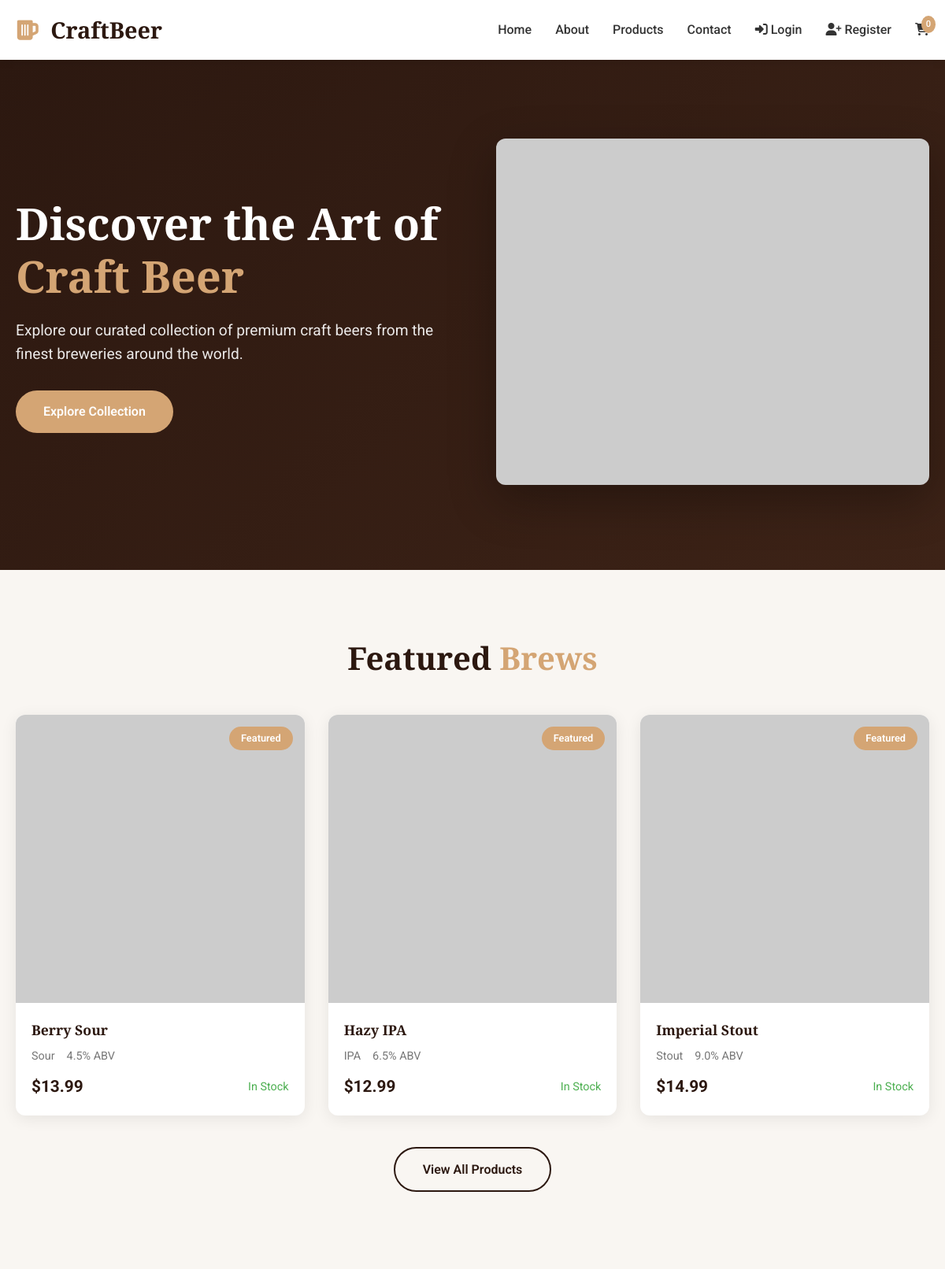
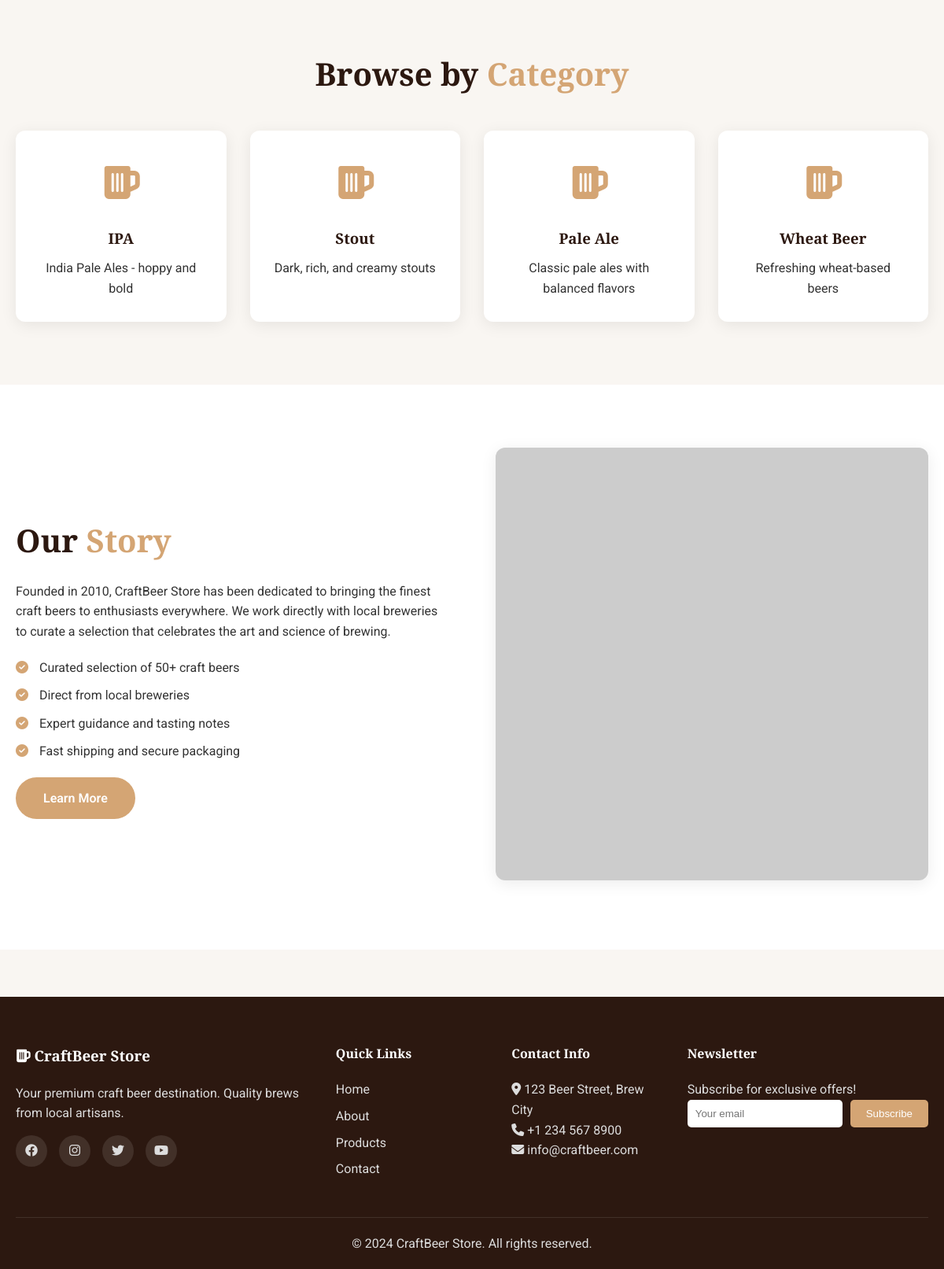
The page / on the database its author committed (2 pictures, top to bottom).
### apps/core/models.py (models this page shows, shortened)
class BaseModel(models.Model):
    created_at = models.DateTimeField(auto_now_add=True)
    updated_at = models.DateTimeField(auto_now=True)
    is_active = models.BooleanField(default=True)
    class Meta:
        abstract = True

class BeerProduct(BaseModel):
    name = models.CharField(max_length=200)
    slug = models.SlugField(max_length=200, unique=True)
    description = models.TextField()
    price = models.DecimalField(max_digits=10, decimal_places=2)
    abv = models.DecimalField(max_digits=4, decimal_places=1,
                             validators=[MinValueValidator(0), MaxValueValidator(20)])
    ibu = models.IntegerField(validators=[MinValueValidator(0), MaxValueValidator(120)])
    style = models.CharField(max_length=100)
    category = models.ForeignKey(Category, on_delete=models.CASCADE, related_name='products')
    stock_quantity = models.PositiveIntegerField(default=0)
    image = models.ImageField(upload_to='products/', blank=True, null=True)
    is_featured = models.BooleanField(default=False)
    is_available = models.BooleanField(default=True)
    class Meta:
        ordering = ['name']
        indexes = [
            models.Index(fields=['slug']),
            models.Index(fields=['is_available']),
        ]

class Category(BaseModel):
    name = models.CharField(max_length=100, unique=True)
    description = models.TextField(blank=True)
    slug = models.SlugField(max_length=100, unique=True)
    class Meta:
        verbose_name_plural = "Categories"

### apps/core/views.py (the view)
# urls.py: path('', home_view, name='home'),
def home_view(request):
    featured_products = ProductService.get_featured_products(limit=6)
    categories = Category.objects.filter(is_active=True)[:4]
    context = {
        'featured_products': featured_products,
        'categories': categories,
        'title': 'Craft Beer Store - Home'
    }
    return render(request, 'home.html', context)

### apps/core/services.py (called while the page is built)
    @staticmethod
    def get_featured_products(limit: int = 6) -> List[BeerProduct]:
        return BeerProduct.objects.filter(
            is_featured=True,
            is_available=True,
            is_active=True
        )[:limit]

### apps/templates/home.html (shortened to what this page needs)
{% extends 'base.html' %}
{% load static %}
{% block content %}
<section class="hero">
    <div class="container">
        <div class="hero-content">
            <h1>Discover the Art of <span class="highlight">Craft Beer</span></h1>
            <p>Explore our curated collection of premium craft beers from the finest breweries around the world.</p>
            <a href="{% url 'products' %}" class="btn btn-primary">Explore Collection</a>
        </div>
        <div class="hero-image">
            <img src="{% static 'images/hero-beer.jpg' %}" alt="Craft Beer Selection" onerror="this.src='https://via.placeholder.com/500x400?text=Craft+Beer'">
        </div>
    </div>
</section>
<section class="featured-products section-padding">
    <div class="container">
        <h2 class="section-title">Featured <span class="highlight">Brews</span></h2>
        <div class="product-grid">
            {% for product in featured_products %}
                <div class="product-card">
                    <div class="product-image">
                        {% if product.image %}
                            <img src="{{ product.image.url }}" alt="{{ product.name }}">
                        {% else %}
                            <img src="https://via.placeholder.com/300x300?text={{ product.name }}" alt="{{ product.name }}">
                        {% endif %}
                        {% if product.is_featured %}
                            <span class="badge featured">Featured</span>
                        {% endif %}
                        <div class="product-actions">
                        </div>
                    </div>
                    <div class="product-info">
                        <h3><a href="{% url 'product_detail' product.slug %}">{{ product.name }}</a></h3>
                        <div class="product-meta">
                            <span class="style">{{ product.style }}</span>
                            <span class="abv">{{ product.abv }}% ABV</span>
                        </div>
                        <div class="product-price">
                            <span>${{ product.price }}</span>
                            {% if product.stock_quantity > 0 %}
                                <span class="in-stock">In Stock</span>
                            {% else %}
                                <span class="out-of-stock">Out of Stock</span>
                            {% endif %}
                        </div>
                    </div>
                </div>
            {% empty %}
                <p>No featured products available.</p>
            {% endfor %}
        </div>
        <div class="text-center">
            <a href="{% url 'products' %}" class="btn btn-secondary">View All Products</a>
        </div>
    </div>
</section>
<section class="categories section-padding">
    <div class="container">
        <h2 class="section-title">Browse by <span class="highlight">Category</span></h2>
        <div class="category-grid">
            {% for category in categories %}
                <a href="{% url 'products' %}?category={{ category.slug }}" class="category-card">
                    <div class="category-icon">
                        <i class="fas fa-beer"></i>
                    </div>
                    <h3>{{ category.name }}</h3>
                    <p>{{ category.description|truncatechars:50 }}</p>
                </a>
            {% empty %}
                <p>No categories available.</p>
            {% endfor %}
        </div>
    </div>
</section>
<section class="about-preview section-padding">
    <div class="container">
        <div class="about-content">
            <div class="about-text">
                <h2>Our <span class="highlight">Story</span></h2>
                <p>Founded in 2010, CraftBeer Store has been dedicated to bringing the finest craft beers to enthusiasts everywhere. We work directly with local breweries to curate a selection that celebrates the art and science of brewing.</p>
                <ul class="features">
                    <li><i class="fas fa-check-circle"></i> Curated selection of 50+ craft beers</li>
                    <li><i class="fas fa-check-circle"></i> Direct from local breweries</li>
                    <li><i class="fas fa-check-circle"></i> Expert guidance and tasting notes</li>
                    <li><i class="fas fa-check-circle"></i> Fast shipping and secure packaging</li>
                </ul>
                <a href="{% url 'about' %}" class="btn btn-primary">Learn More</a>
            </div>
            <div class="about-image">
                <img src="{% static 'images/about-brewery.jpg' %}" alt="Brewery" onerror="this.src='https://via.placeholder.com/400x400?text=Our+Story'">
            </div>
        </div>
    </div>
</section>
{% endblock %}

### apps/templates/base.html (shortened to what this page needs)
<!DOCTYPE html>
<html lang="en">
<head>
    {% load static %}
    <link rel="stylesheet" href="{% static 'css/style.css' %}">
    <link rel="stylesheet" href="https://cdnjs.cloudflare.com/ajax/libs/font-awesome/6.4.0/css/all.min.css">
</head>
<body>
    <nav class="navbar">
        <div class="container">
            <div class="nav-brand">
                <a href="{% url 'home' %}">
                    <i class="fas fa-beer"></i>
                    <span>CraftBeer</span>
                </a>
            </div>
            <div class="nav-menu">
                <ul>
                    <li><a href="{% url 'home' %}">Home</a></li>
                    <li><a href="{% url 'about' %}">About</a></li>
                    <li><a href="{% url 'products' %}">Products</a></li>
                    <li><a href="{% url 'contact' %}">Contact</a></li>
                    {% if user.is_authenticated %}
                        <li class="dropdown">
                            <a href="#">
                                <i class="fas fa-user"></i> {{ user.username }}
                                <i class="fas fa-chevron-down"></i>
                            </a>
                            <ul class="dropdown-menu">
                                <li><a href="#"><i class="fas fa-user-circle"></i> Profile</a></li>
                                <li><a href="#"><i class="fas fa-shopping-bag"></i> Orders</a></li>
                                <li><a href="#"><i class="fas fa-heart"></i> Favorites</a></li>
                                <li><hr></li>
                                <li><a href="{% url 'logout' %}"><i class="fas fa-sign-out-alt"></i> Logout</a></li>
                            </ul>
                        </li>
                    {% else %}
                        <li><a href="{% url 'login' %}"><i class="fas fa-sign-in-alt"></i> Login</a></li>
                        <li><a href="{% url 'register' %}"><i class="fas fa-user-plus"></i> Register</a></li>
                    {% endif %}
                    <li>
                        <a href="#" class="cart-icon">
                            <span class="cart-count">0</span>
                        </a>
                    </li>
                </ul>
            </div>
        </div>
    </nav>
    <main>
        {% block content %}{% endblock %}
    </main>
    <footer class="footer">
        <div class="container">
            <div class="footer-content">
                <div class="footer-section">
                    <h3><i class="fas fa-beer"></i> CraftBeer Store</h3>
                    <p>Your premium craft beer destination. Quality brews from local artisans.</p>
                    <div class="social-links">
                        <a href="#"><i class="fab fa-facebook"></i></a>
                        <a href="#"><i class="fab fa-instagram"></i></a>
                        <a href="#"><i class="fab fa-twitter"></i></a>
                        <a href="#"><i class="fab fa-youtube"></i></a>
                    </div>
                </div>
                <div class="footer-section">
                    <h4>Quick Links</h4>
                    <ul>
                        <li><a href="{% url 'home' %}">Home</a></li>
                        <li><a href="{% url 'about' %}">About</a></li>
                        <li><a href="{% url 'products' %}">Products</a></li>
                        <li><a href="{% url 'contact' %}">Contact</a></li>
                    </ul>
                </div>
                <div class="footer-section">
                    <h4>Contact Info</h4>
                    <p><i class="fas fa-map-marker-alt"></i> 123 Beer Street, Brew City</p>
                    <p><i class="fas fa-phone"></i> +1 234 567 8900</p>
                    <p><i class="fas fa-envelope"></i> info@craftbeer.com</p>
                </div>
                <div class="footer-section">
                    <h4>Newsletter</h4>
                    <p>Subscribe for exclusive offers!</p>
                    <form class="newsletter-form">
                        <input type="email" placeholder="Your email">
                        <button type="submit">Subscribe</button>
                    </form>
                </div>
            </div>
            <div class="footer-bottom">
                <p>&copy; 2024 CraftBeer Store. All rights reserved.</p>
            </div>
        </div>
    </footer>
</body>
</html>

### rows shown on the page
BeerProduct: is_featured "Featured", name "Berry Sour", style "Sour", abv "4.5", price "13.99", stock_quantity "In Stock"
BeerProduct: is_featured "Featured", name "Hazy IPA", style "IPA", abv "6.5", price "12.99", stock_quantity "In Stock"
BeerProduct: is_featured "Featured", name "Imperial Stout", style "Stout", abv "9.0", price "14.99", stock_quantity "In Stock"
Category: name "IPA", description "India Pale Ales - hoppy and bold"
Category: name "Stout", description "Dark, rich, and creamy stouts"
Category: name "Pale Ale", description "Classic pale ales with balanced flavors"
Category: name "Wheat Beer", description "Refreshing wheat-based beers"
